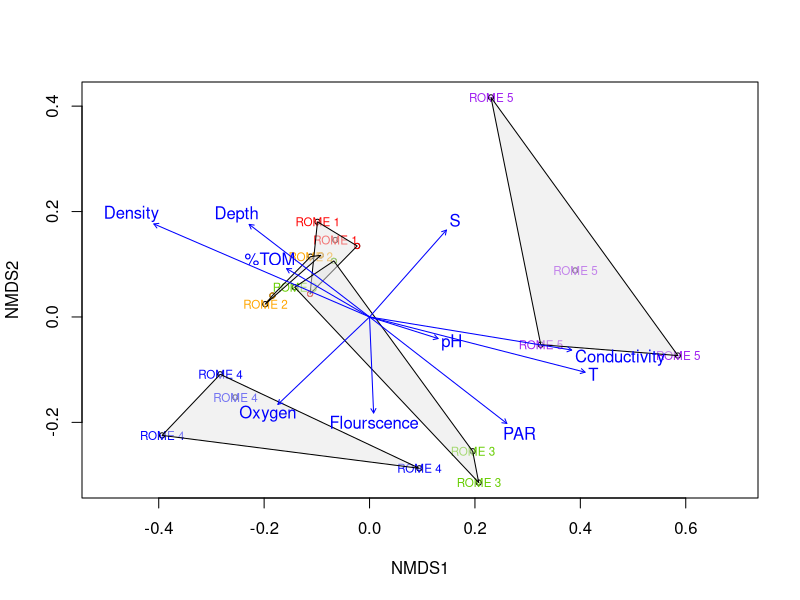
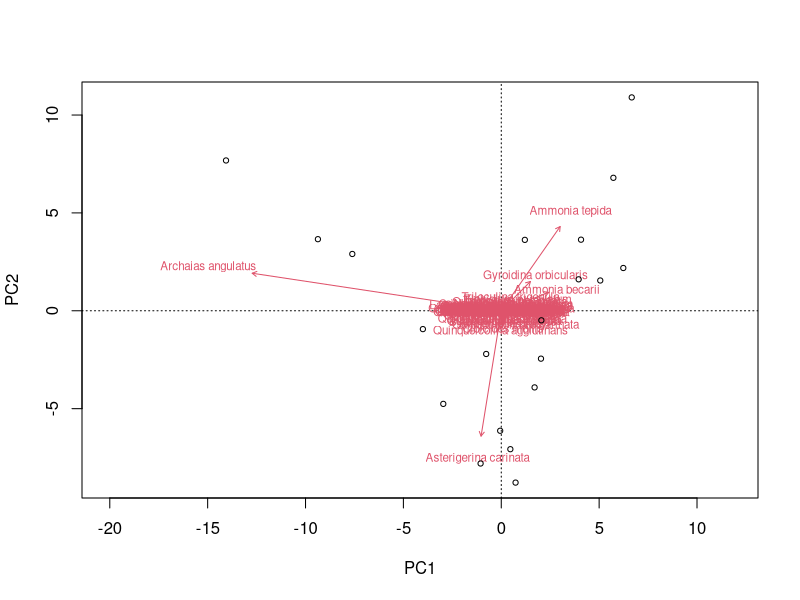

The R script that drew these images, in order:
####Loading Data and Libraries####
library(vegan)
library(tidyverse)
library(readxl)

setwd("C:/Users/Micah Lessnick/Desktop/Foram research")
#change to project file as needed

Foram_Master_List <- read_excel("Foram Master List.xlsx",
sheet = "PDT - 2")

Foram_Site_Data <- read_excel("ROME_2021_summary.xlsx",
sheet = "SubsetTest")

#NMDS, PCA, Canico

####Prep Datasets####


####Prep for NMDS####

#metaMDS needs community data, grouping data, relative abundance of community data, distance matrix
#tutorial link: https://rpubs.com/CPEL/NMDS

#group data
Foram_group <- Foram_Master_List$LOCATION
#Foram_group <- Foram_Master_List$Group <- used when PDT - 1 is loaded
#Group data is set such that 1 is Rome 1, 2 is Rome 2, etc...

#community data
Foram_comm <- subset(Foram_Master_List, select = -c(LOCATION, DATE, SPECIES))
#Foram_comm <- Foram_Master_List[, 2:length(Foram_Master_List)-1] <- used when PDT - 1 is loaded

#add rownames <- used when PDT - 1 is loaded
#Foram_comm <- as.data.frame(Foram_comm)
#Foram_comm <- Foram_comm %>% remove_rownames() %>% column_to_rownames(var = "Sites")

#relative abundance [using methods from tutorial]
Foram_comm_rel <- decostand(Foram_comm, method = "total")

#calculating distance matrix [using method from tutorial]
Foram_comm_distMat <- vegdist(Foram_comm_rel, method = "bray")

#setting the distance matrix as matrix (and saving it to csv)
Foram_comm_distMat <- as.matrix(Foram_comm_distMat, labels = T)
write.csv(Foram_comm_distMat, file = "Foram_comm_distMat.csv")

####Computing NDMS####
#run NMDS analysis
Foram_comm_NDMS <- metaMDS(Foram_comm_distMat, distance = "bray", k = 3,
                           maxit = 999, trymax = 500, wascores = TRUE)

#save group labels into array
sites=c(Foram_group)

#plot NMDS points
plot(Foram_comm_NDMS, "sites")

#color-coordinate sites according to group and save color selections into separate vector
siteCol <- as.data.frame(sites)%>%
  mutate(Colors = case_when( 
         endsWith(sites, "1")~"red",
         endsWith(sites, "2")~"orange",
         endsWith(sites, "3")~"chartreuse3",
         endsWith(sites, "4")~"blue",
         endsWith(sites, "5")~"purple"))

color<-c(siteCol[,2])

#crease col vector based on Foram_group
orditorp(Foram_comm_NDMS, labels = sites, "sites", col = color)
#draw hulls around related sites
ordihull(Foram_comm_NDMS, groups = sites, draw="polygon",col="grey90",label=F)
#add environmental variable vectors to plot
envData <- select(Foram_Site_Data, -1:-5)
enVec <- envfit(Foram_comm_NDMS,envData, display = "sites", na.rm = TRUE)
plot(enVec)

####PCA####
#remove location, date, species columns
rda_temp <- Foram_Master_List[,-1:-3]
#rda with no parameters performs PCA
Foram_rda <- rda(rda_temp)

#plot PCA
biplot(Foram_rda,
       display = c("sites", 
                   "species"),
       type = c("text",
                "points"))
#generates errors due to 0-length vectors; code skips 0-length vectors
#current PCA is done with species, may need to transpose back to meaningful dataset